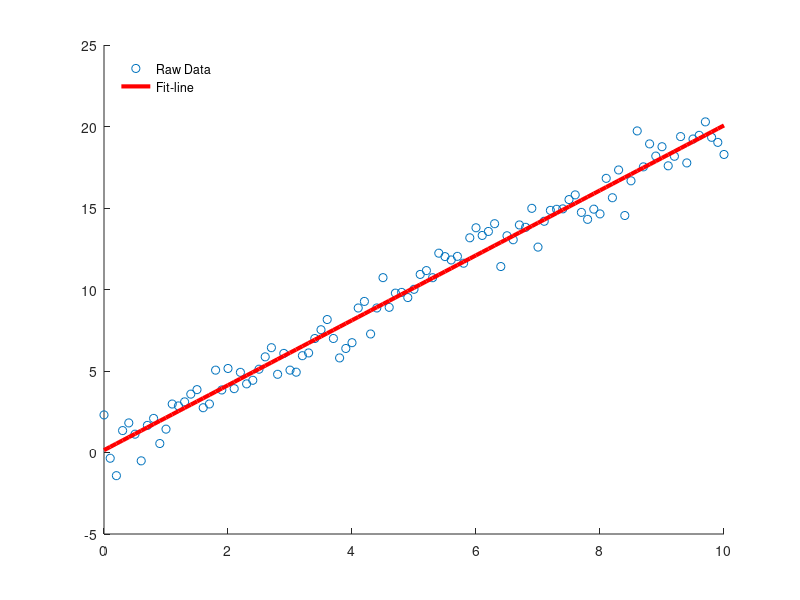

Source code (MATLAB): (Note: this script raises an error after producing the figure.)
%%%%%%%%%%%%%%%%%%%%%%%%%%%%%%%%%%%%%%%%%%%%%%%%%%%%%%%%%%%%%%%%%%%%%%%%%%%
% Least-Squares-Analysis (LSA) for linear fit
%
% Description: generates a random data-set around a linear curve with
% preset gradient and then uses LSA matrix methods to find the coefficients
% of the line of best-fit, and overlays the fit-line to the dataset:
% Equation --> y = b0 + b1*x
%
% Made by: Oscar A. Nieves
% Made in: 2019
%%%%%%%%%%%%%%%%%%%%%%%%%%%%%%%%%%%%%%%%%%%%%%%%%%%%%%%%%%%%%%%%%%%%%%%%%%%
clear all; close all; clc;

% Generate dataset
x = 0:0.1:10;
S = 2*x + randn(size(x));

% Use LSA to find line of best fit
n = length(S);
sum_x = sum(x);
sum_x2 = sum(x.^2);
sum_S = sum(S);
sum_xS = sum(x.*S);

A = [ [n, sum_x]; ...
     [sum_x, sum_x2] ];
RHS = [sum_S, sum_xS].';
b = A\RHS;
b0 = b(1);
b1 = b(2);

% Fit straight line to data and generate plots
y = b0 + b1*x;

figure(1);
set(gcf,'color','w');
scatter(x,S); hold on;
plot(x,y,'r','LineWidth',3); hold off;
legend('Raw Data','Fit-line'); legend boxoff;
legend('Location','northwest');
title(['b_0 = ' num2str(round(b0,2)) ', b_1 = ' num2str(round(b1,2))]);
xlabel('x'); 
ylabel('y');
axis tight;
set(gca,'FontSize',20);
%%%%%%%%%%%%%%%%%%%%%%%%%%%%%%%%%%%%%%%%%%%%%%%%%%%%%%%%%%%%%%%%%%%%%%%%%%%